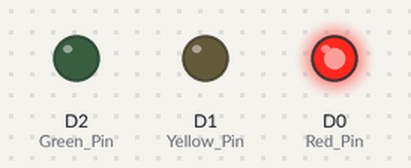
Simulated run of this sketch. Board: ESP8266 (NodeMCU). On the bench: output pins drawn as LEDs (lit = HIGH).

Above: at 0.2 s.
At 1.2 s:
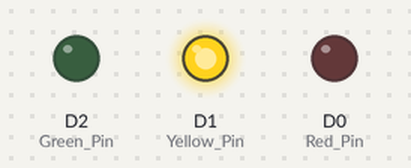
At 2.2 s:
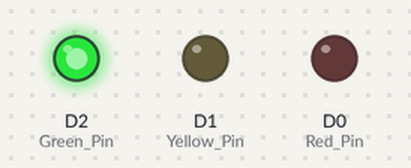
At 5.7 s:
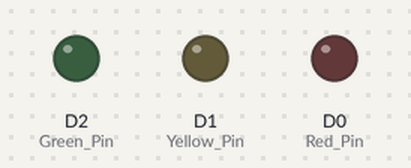
Timing chart, 0 to 6.9 s (numbered marks = the images above):
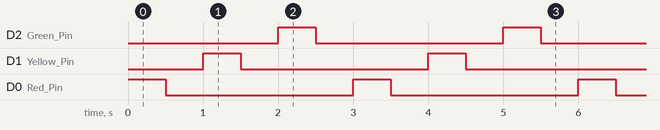

Measured:
- by itself, D2 (Green_Pin), D1 (Yellow_Pin), D0 (Red_Pin): alternates HIGH for 0.50 s and LOW for 2.5 s
- by itself, everything shown: repeats every 3.0 s, in 6 steps

The sketch:

3LED_Blink.ino
```cpp
// 2 LED blink

#define Red_Pin D0
#define Yellow_Pin D1
#define Green_Pin D2

void setup() {
  // put your setup code here, to run once:
  pinMode(Red_Pin, OUTPUT);
  pinMode(Yellow_Pin, OUTPUT);
  pinMode(Green_Pin, OUTPUT);
}

void loop() {
  // put your main code here, to run repeatedly:
  digitalWrite(Red_Pin, HIGH);
  delay(500); // 0.5초
  digitalWrite(Red_Pin, LOW);
  delay(500);
  digitalWrite(Yellow_Pin, HIGH);
  delay(500);
  digitalWrite(Yellow_Pin, LOW);
  delay(500);
  digitalWrite(Green_Pin, HIGH);
  delay(500);
  digitalWrite(Green_Pin, LOW);
  delay(500);
}
```
